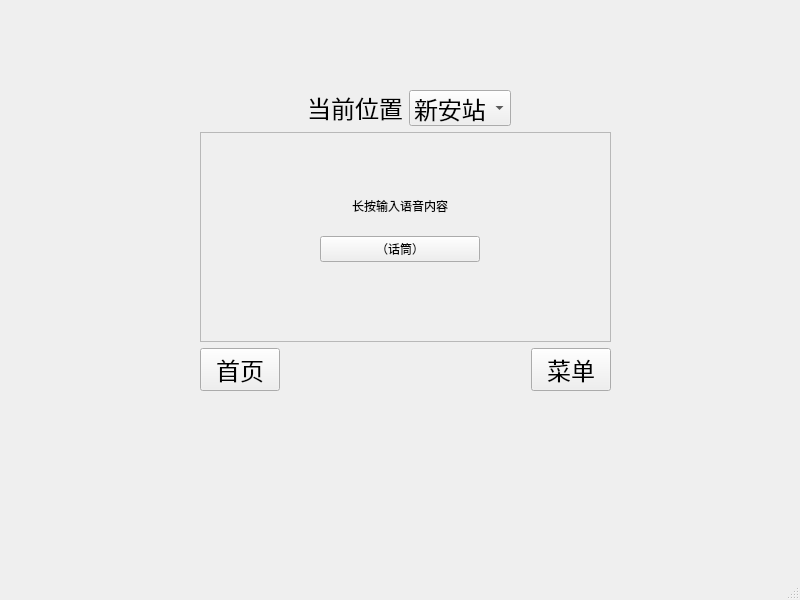
<?xml version="1.0" encoding="UTF-8"?>
<ui version="4.0">
 <class>MainWindow</class>
 <widget class="QMainWindow" name="MainWindow">
  <property name="geometry">
   <rect>
    <x>0</x>
    <y>0</y>
    <width>800</width>
    <height>600</height>
   </rect>
  </property>
  <property name="windowTitle">
   <string>MainWindow</string>
  </property>
  <widget class="QWidget" name="centralwidget">
   <widget class="QWidget" name="gridLayoutWidget">
    <property name="geometry">
     <rect>
      <x>200</x>
      <y>90</y>
      <width>411</width>
      <height>301</height>
     </rect>
    </property>
    <layout class="QGridLayout" name="gridLayout">
     <item row="2" column="0" rowspan="2">
      <layout class="QHBoxLayout" name="horizontalLayout">
       <item>
        <widget class="QPushButton" name="pushButton">
         <property name="sizePolicy">
          <sizepolicy hsizetype="Fixed" vsizetype="Fixed">
           <horstretch>0</horstretch>
           <verstretch>0</verstretch>
          </sizepolicy>
         </property>
         <property name="font">
          <font>
           <pointsize>18</pointsize>
           <kerning>true</kerning>
          </font>
         </property>
         <property name="text">
          <string>首页</string>
         </property>
        </widget>
       </item>
       <item>
        <spacer name="horizontalSpacer">
         <property name="orientation">
          <enum>Qt::Horizontal</enum>
         </property>
         <property name="sizeType">
          <enum>QSizePolicy::Expanding</enum>
         </property>
         <property name="sizeHint" stdset="0">
          <size>
           <width>60</width>
           <height>20</height>
          </size>
         </property>
        </spacer>
       </item>
       <item>
        <widget class="QPushButton" name="pushButton_2">
         <property name="sizePolicy">
          <sizepolicy hsizetype="Fixed" vsizetype="Fixed">
           <horstretch>0</horstretch>
           <verstretch>0</verstretch>
          </sizepolicy>
         </property>
         <property name="font">
          <font>
           <pointsize>18</pointsize>
           <kerning>true</kerning>
          </font>
         </property>
         <property name="text">
          <string>菜单</string>
         </property>
        </widget>
       </item>
      </layout>
     </item>
     <item row="0" column="0">
      <layout class="QHBoxLayout" name="horizontalLayout_2">
       <property name="bottomMargin">
        <number>0</number>
       </property>
       <item alignment="Qt::AlignRight|Qt::AlignVCenter">
        <widget class="QLabel" name="label">
         <property name="enabled">
          <bool>true</bool>
         </property>
         <property name="font">
          <font>
           <pointsize>18</pointsize>
           <kerning>true</kerning>
          </font>
         </property>
         <property name="text">
          <string>当前位置</string>
         </property>
         <property name="alignment">
          <set>Qt::AlignCenter</set>
         </property>
        </widget>
       </item>
       <item alignment="Qt::AlignLeft|Qt::AlignVCenter">
        <widget class="QComboBox" name="comboBox">
         <property name="sizePolicy">
          <sizepolicy hsizetype="Expanding" vsizetype="Expanding">
           <horstretch>0</horstretch>
           <verstretch>0</verstretch>
          </sizepolicy>
         </property>
         <property name="minimumSize">
          <size>
           <width>0</width>
           <height>32</height>
          </size>
         </property>
         <property name="font">
          <font>
           <pointsize>18</pointsize>
           <bold>false</bold>
           <kerning>true</kerning>
          </font>
         </property>
         <property name="mouseTracking">
          <bool>false</bool>
         </property>
         <property name="toolTipDuration">
          <number>-1</number>
         </property>
         <property name="currentIndex">
          <number>0</number>
         </property>
         <property name="maxVisibleItems">
          <number>10</number>
         </property>
         <property name="iconSize">
          <size>
           <width>19</width>
           <height>19</height>
          </size>
         </property>
         <item>
          <property name="text">
           <string>新安站</string>
          </property>
         </item>
        </widget>
       </item>
      </layout>
     </item>
     <item row="1" column="0">
      <widget class="QFrame" name="frame">
       <property name="sizePolicy">
        <sizepolicy hsizetype="Expanding" vsizetype="Expanding">
         <horstretch>0</horstretch>
         <verstretch>0</verstretch>
        </sizepolicy>
       </property>
       <property name="frameShape">
        <enum>QFrame::StyledPanel</enum>
       </property>
       <property name="frameShadow">
        <enum>QFrame::Raised</enum>
       </property>
       <widget class="QWidget" name="verticalLayoutWidget">
        <property name="geometry">
         <rect>
          <x>120</x>
          <y>50</y>
          <width>160</width>
          <height>80</height>
         </rect>
        </property>
        <layout class="QVBoxLayout" name="verticalLayout">
         <item>
          <widget class="QLabel" name="label_2">
           <property name="frameShadow">
            <enum>QFrame::Plain</enum>
           </property>
           <property name="text">
            <string>长按输入语音内容</string>
           </property>
           <property name="alignment">
            <set>Qt::AlignCenter</set>
           </property>
          </widget>
         </item>
         <item>
          <widget class="QPushButton" name="pushButton_3">
           <property name="text">
            <string>（话筒）</string>
           </property>
          </widget>
         </item>
        </layout>
       </widget>
      </widget>
     </item>
    </layout>
   </widget>
  </widget>
  <widget class="QMenuBar" name="menubar">
   <property name="geometry">
    <rect>
     <x>0</x>
     <y>0</y>
     <width>800</width>
     <height>37</height>
    </rect>
   </property>
  </widget>
  <widget class="QStatusBar" name="statusbar"/>
 </widget>
 <resources/>
 <connections/>
</ui>
